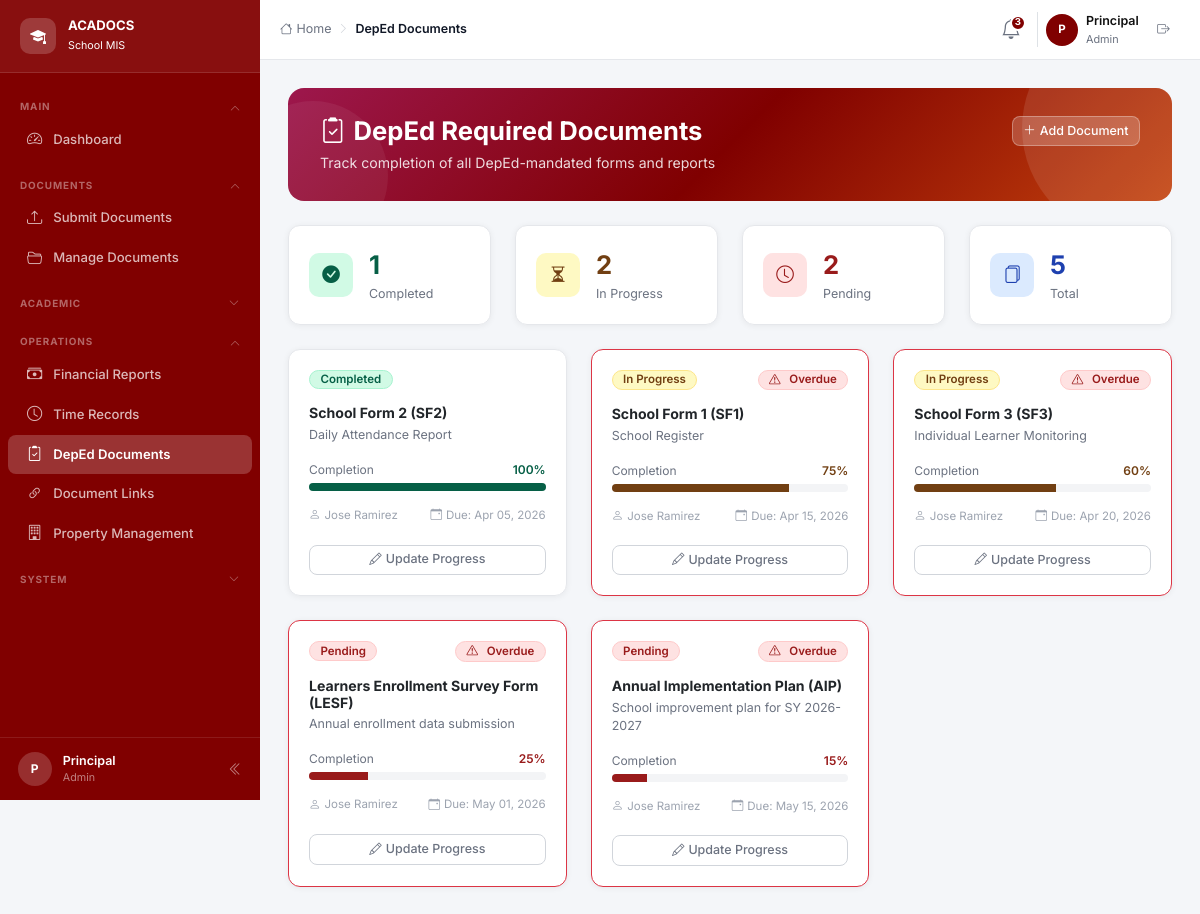
/pages/deped_documents.php (signed in), run on the app's committed database.
### tables this page shows
CREATE TABLE deped_documents (
    id               INT UNSIGNED AUTO_INCREMENT PRIMARY KEY,
    document_type    VARCHAR(100) NOT NULL,
    description      VARCHAR(255) NOT NULL,
    due_date         DATE         NOT NULL,
    status           ENUM('Pending','In Progress','Completed') DEFAULT 'Pending',
    completion_rate  TINYINT UNSIGNED NOT NULL DEFAULT 0,    
    prepared_by      VARCHAR(100) NOT NULL,
    last_updated     DATE         NOT NULL,
    created_at       TIMESTAMP DEFAULT CURRENT_TIMESTAMP
);

### config.php (called while the page is built, shortened)
<?php
function currentUser(): ?array {
    return $_SESSION['user'] ?? null;
}
function hasRole(string ...$roles): bool {
    $user = currentUser();
    return $user && in_array($user['role'], $roles, true);
}
function e(string $s): string {
    return htmlspecialchars($s, ENT_QUOTES, 'UTF-8');
}

### pages/deped_documents.php (the view, shortened to what this page needs)
<?php
require_once __DIR__ . '/../config.php';
$db = getDB();
$docs  = $db->query("SELECT * FROM deped_documents ORDER BY due_date ASC")->fetchAll();
$statusCount = ['Completed'=>0,'In Progress'=>0,'Pending'=>0];
foreach ($docs as $d) { if (isset($statusCount[$d['status']])) $statusCount[$d['status']]++; }
include __DIR__ . '/../includes/header.php';
?>
<div class="page-header">
  <div class="d-flex justify-content-between align-items-start flex-wrap gap-3" style="position:relative;z-index:1">
    <div>
      <h4><i class="bi bi-clipboard2-check me-2"></i>DepEd Required Documents</h4>
      <p>Track completion of all DepEd-mandated forms and reports</p>
    </div>
    <?php if (hasRole('admin','adas')): ?>
    <button class="btn btn-sm" style="background:rgba(255,255,255,.2);color:#fff;border:1px solid rgba(255,255,255,.3);"
            data-bs-toggle="modal" data-bs-target="#addDocModal">
      <i class="bi bi-plus-lg me-1"></i>Add Document
    </button>
    <?php endif; ?>
  </div>
</div>
<div class="row g-4 mb-4">
  <?php foreach ([
    ['Completed',   'bi-check-circle-fill', '#d1fae5','#065f46', $statusCount['Completed']],
    ['In Progress', 'bi-hourglass-split',   '#fef9c3','#713f12', $statusCount['In Progress']],
    ['Pending',     'bi-clock',             '#fee2e2','#991b1b', $statusCount['Pending']],
    ['Total',       'bi-files',             '#dbeafe','#1e40af', count($docs)],
  ] as [$lbl,$ico,$bg,$tc,$cnt]): ?>
  <div class="col-6 col-xl-3">
    <div class="card">
      <div class="card-body d-flex align-items-center gap-3">
        <div class="kpi-icon" style="background:<?= $bg ?>">
          <i class="bi <?= $ico ?>" style="color:<?= $tc ?>;font-size:1.1rem;"></i>
        </div>
        <div>
          <div style="font-size:1.6rem;font-weight:700;color:<?= $tc ?>"><?= $cnt ?></div>
          <div class="text-muted" style="font-size:.78rem"><?= $lbl ?></div>
        </div>
      </div>
    </div>
  </div>
  <?php endforeach; ?>
</div>
<div class="row g-4">
  <?php foreach ($docs as $d):
    $overdue = $d['status'] !== 'Completed' && strtotime($d['due_date']) < time();
    $cfg = [
      'Completed'   => ['#d1fae5','#065f46','#a7f3d0','success'],
      'In Progress' => ['#fef9c3','#713f12','#fde68a','warning'],
      'Pending'     => ['#fee2e2','#991b1b','#fecaca','danger'],
    ][$d['status']] ?? ['#f9fafb','#374151','#e5e7eb','secondary'];
    [$bg,$tc,$bc,$bs] = $cfg;
    $pct = (int)$d['completion_rate'];
  ?>
  <div class="col-md-6 col-xl-4">
    <div class="card h-100 <?= $overdue ? 'border-danger' : '' ?>" style="transition:.2s;">
      <div class="card-body">
        <div class="d-flex justify-content-between align-items-center mb-3">
          <span class="badge" style="background:<?= $bg ?>;color:<?= $tc ?>;border:1px solid <?= $bc ?>;">
            <?= e($d['status']) ?>
          </span>
          <?php if ($overdue): ?>
          <span class="badge" style="background:#fee2e2;color:#991b1b;border:1px solid #fecaca;">
            <i class="bi bi-exclamation-triangle me-1"></i>Overdue
          </span>
          <?php endif; ?>
        </div>
        <h6 class="fw-bold mb-1" style="font-size:.88rem"><?= e($d['document_type']) ?></h6>
        <p class="text-muted mb-3" style="font-size:.78rem"><?= e($d['description']) ?></p>
        <div class="d-flex justify-content-between mb-1" style="font-size:.75rem">
          <span class="text-muted">Completion</span>
          <span class="fw-semibold" style="color:<?= $tc ?>"><?= $pct ?>%</span>
        </div>
        <div class="progress mb-3" style="height:8px;">
          <div class="progress-bar <?= $pct >= 100 ? 'success' : ($pct >= 50 ? '' : 'warning') ?>"
               style="width:<?= $pct ?>%;background:<?= $tc ?>!important;"></div>
        </div>
        <div class="d-flex justify-content-between" style="font-size:.72rem;color:#9ca3af">
          <span><i class="bi bi-person me-1"></i><?= e($d['prepared_by']) ?></span>
          <span><i class="bi bi-calendar-event me-1"></i>Due: <?= date('M d, Y', strtotime($d['due_date'])) ?></span>
        </div>
      </div>
      <?php if (hasRole('admin','adas')): ?>
      <div class="card-body pt-0">
        <button class="btn btn-outline-secondary btn-sm w-100"
                onclick="updateDoc(<?= htmlspecialchars(json_encode($d),ENT_QUOTES) ?>)">
          <i class="bi bi-pencil me-1"></i>Update Progress
        </button>
      </div>
      <?php endif; ?>
    </div>
  </div>
  <?php endforeach; ?>
</div>
<?php
include __DIR__ . '/../includes/footer.php';
?>

### assets/css/app.css (style rules this page uses)
:root { --primary: #800000; --primary-dark: #560000; --primary-light: #a52a2a; --primary-deeper: #6b0000; --accent: #c2410c; --pink: #9d174d; --bg: #f4f6f9; --card: #ffffff; --border: #e5e7eb; --muted: #6b7280; --sidebar-w: 260px; --sidebar-bg: #800000; --topbar-h: 60px; --radius: 0.75rem; --s-present-bg: #ffe0e0; --s-present-tx: #560000; --s-present-bd: #ffc7c7; --s-late-bg: #ff9999; --s-late-tx: #2b0000; --s-late-bd: #ff6b6b; --s-absent-bg: #2b0000; --s-absent-tx: #ffffff; --s-absent-bd: #400000; --s-leave-bg: #e0e7ff; --s-leave-tx: #3730a3; --s-leave-bd: #a5b4fc; }
*, *::before, *::after { box-sizing: border-box; }
body { margin: 0; background: var(--bg); font-family: 'Inter', system-ui, sans-serif; color: #111827; font-size: 14px; line-height: 1.5; }
.page-header { background: linear-gradient(135deg, var(--pink) 0%, var(--primary) 50%, var(--accent) 100%); border-radius: 16px; padding: 1.75rem 2rem; color: #fff; margin-bottom: 1.5rem; position: relative; overflow: hidden; }
.page-header::before { content: ''; position: absolute; top: -70px; right: -70px; width: 220px; height: 220px; background: rgba(255,255,255,.1); border-radius: 50%; }
.page-header::after { content: ''; position: absolute; bottom: -50px; left: -50px; width: 150px; height: 150px; background: rgba(255,255,255,.06); border-radius: 50%; }
.page-header h1, .page-header h4 { font-weight: 700; margin: 0 0 .35rem; font-size: 1.6rem; position: relative; z-index: 1; }
.page-header p { margin: 0; opacity: .85; font-size: .88rem; position: relative; z-index: 1; }
.card { background: var(--card); border: 1px solid var(--border); border-radius: var(--radius); box-shadow: 0 1px 6px rgba(0,0,0,.06); }
.card-body { padding: 1.25rem; }
.kpi-icon { width: 44px; height: 44px; border-radius: 10px; display: flex; align-items: center; justify-content: center; font-size: 1.2rem; }
.badge { display: inline-flex; align-items: center; gap: .3rem; padding: .2rem .65rem; border-radius: 50px; font-size: .72rem; font-weight: 600; border: 1px solid transparent; }
.btn { font-size: .82rem; font-weight: 500; border-radius: 8px; padding: .45rem .9rem; transition: all .15s; }
.btn-sm { padding: .3rem .65rem; font-size: .78rem; }
.btn-outline-secondary { background: transparent; color: #6b7280; border: 1px solid #d1d5db; }
.progress { background: #f3f4f6; border-radius: 8px; overflow: hidden; }
.progress-bar { background: var(--primary); transition: width .6s ease; }
.progress-bar.success { background: #10b981; }
.progress-bar.warning { background: #f59e0b; }
.text-muted { color: var(--muted) !important; }
.fw-semibold { font-weight: 600; }

### data on the page
deped_documents: status "Completed", document_type "School Form 2 (SF2)", description "Daily Attendance Report", completion_rate "100", prepared_by "Jose Ramirez", due_date "Apr 05, 2026"
deped_documents: status "In Progress", shows "Overdue", document_type "School Form 1 (SF1)", description "School Register", completion_rate "75", prepared_by "Jose Ramirez", due_date "Apr 15, 2026"
deped_documents: status "In Progress", shows "Overdue", document_type "School Form 3 (SF3)", description "Individual Learner Monitoring", completion_rate "60", prepared_by "Jose Ramirez", due_date "Apr 20, 2026"
deped_documents: status "Pending", shows "Overdue", document_type "Learners Enrollment Survey Form (LESF)", description "Annual enrollment data submission", completion_rate "25", prepared_by "Jose Ramirez", due_date "May 01, 2026"
deped_documents: status "Pending", shows "Overdue", document_type "Annual Implementation Plan (AIP)", description "School improvement plan for SY 2026-2027", completion_rate "15", prepared_by "Jose Ramirez", due_date "May 15, 2026"

### other printed values
$initials "P"
$user['name'] "Principal"
$role "Admin"
PAGE_TITLE "DepEd Documents"
count($recentAnnouncements) "3"
$cnt "1"
$lbl "Completed"
$cnt "2"
$lbl "In Progress"
$lbl "Pending"
$cnt "5"
$lbl "Total"
